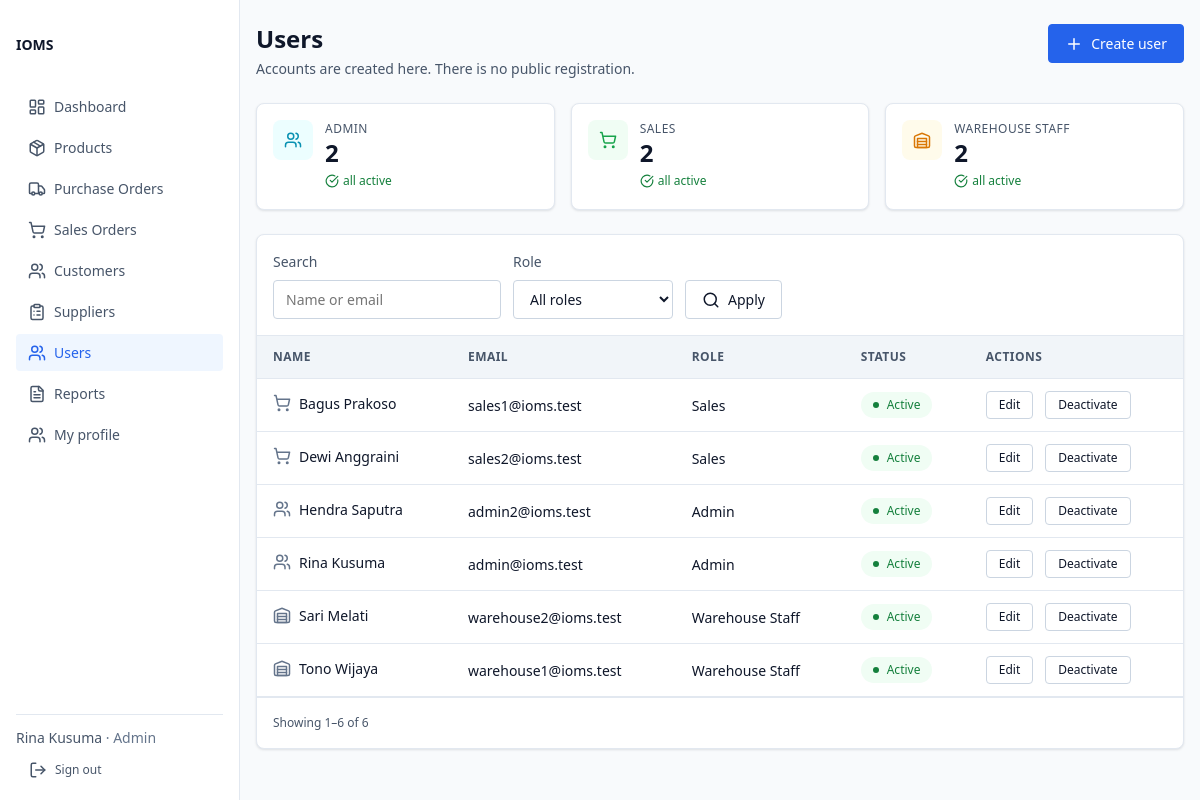
Screenshot of /users (signed in) with the database file from the repository.
### tables this page shows
CREATE TABLE IF NOT EXISTS `user` (
    `id`            BIGINT UNSIGNED NOT NULL AUTO_INCREMENT,
    `name`          VARCHAR(150)    NOT NULL,                  
    `email`         VARCHAR(190)    NOT NULL,                  
    `password_hash` VARCHAR(255)    NOT NULL,                  
    `role`          ENUM('Admin', 'Sales', 'WarehouseStaff') NOT NULL,
    `is_active`     TINYINT(1)      NOT NULL DEFAULT 1,        
    `created_at`    DATETIME        NOT NULL,
    `updated_at`    DATETIME        NOT NULL,
    PRIMARY KEY (`id`),
    UNIQUE KEY `uq_user_email` (`email`),
    KEY `ix_user_role_active` (`role`, `is_active`)
);

### views/users/index.php (the view, shortened to what the rows shown need)
<?php
$roleIcon = [
    Role::Admin->value => 'users',
    Role::Sales->value => 'shopping-cart',
    Role::WarehouseStaff->value => 'warehouse',
];
?>
<div class="page-header">
    <div>
        <h1 class="page-title">Users</h1>
    </div>
</div>
<div class="card">
    <?php if ($users === [] && $hasFilters) : ?>
        <?= $view->renderPartial('layout/_empty-state', [
            'icon' => 'filter-x',
            'heading' => 'No users match these filters',
            'text' => 'Try a different search term, or clear the filters to see every account.',
            'actionLabel' => 'Clear filters',
            'actionHref' => '/users',
        ]) ?>
    <?php else : ?>
        <div class="table-wrap">
            <table class="table">
                <thead>
                    <tr>
                        <th scope="col">Name</th>
                        <th scope="col">Email</th>
                        <th scope="col">Role</th>
                        <th scope="col">Status</th>
                        <th scope="col">Actions</th>
                    </tr>
                </thead>
                <tbody>
                    <?php foreach ($users as $user) : ?>
                        <tr>
                            <td>
                                <span class="row-entity">
                                    <svg class="icon" aria-hidden="true">
                                        <use href="/assets/icons/lucide-sprite.svg#<?= View::e($roleIcon[$user->role->value]) ?>"></use>
                                    </svg>
                                    <span class="cell-primary"><?= View::e($user->name) ?></span>
                                </span>
                            </td>
                            <td><?= View::e($user->email) ?></td>
                            <td><?= View::e($user->role->label()) ?></td>
                            <td>
                                <span class="badge <?= $user->isActive ? 'badge--fulfilled' : 'badge--cancelled' ?>">
                                    <?= $user->isActive ? 'Active' : 'Inactive' ?>
                                </span>
                            </td>
                            <td>
                                <div class="row">
                                    <a class="btn btn--sm" href="/users/<?= (int) $user->id ?>/edit">Edit</a>
                                    <form method="post" action="/users/<?= (int) $user->id ?>/toggle-active"
                                          data-confirm="<?= $user->isActive
                                              ? 'Deactivate this user? They will no longer be able to sign in. Their history is kept.'
                                              : 'Reactivate this user?' ?>">
                                        <button type="submit" class="btn btn--sm">
                                            <?= $user->isActive ? 'Deactivate' : 'Activate' ?>
                                        </button>
                                    </form>
                                </div>
                            </td>
                        </tr>
                    <?php endforeach; ?>
                </tbody>
            </table>
        </div>
    <?php endif; ?>
</div>

### rows the page displays
user: name "Bagus Prakoso", email "sales1@ioms.test", label "Sales", is_active "Active"
user: name "Dewi Anggraini", email "sales2@ioms.test", label "Sales", is_active "Active"
user: name "Hendra Saputra", email "admin2@ioms.test", label "Admin", is_active "Active"
user: name "Rina Kusuma", email "admin@ioms.test", label "Admin", is_active "Active"
user: name "Sari Melati", email "warehouse2@ioms.test", label "Warehouse Staff", is_active "Active"
user: name "Tono Wijaya", email "warehouse1@ioms.test", label "Warehouse Staff", is_active "Active"

### other values shown
View::e($item['label']) "Dashboard"
View::e($item['label']) "Products"
View::e($item['label']) "Purchase Orders"
View::e($item['label']) "Sales Orders"
View::e($item['label']) "Customers"
View::e($item['label']) "Suppliers"
View::e($item['label']) "Users"
View::e($item['label']) "Reports"
View::e($item['label']) "My profile"
View::e($session->userName() ?? '') "Rina Kusuma"
View::e($role->label()) "Admin"
View::e($role->label()) "ADMIN"
$total "2"
View::e($role->label()) "SALES"
View::e($role->label()) "WAREHOUSE STAFF"
